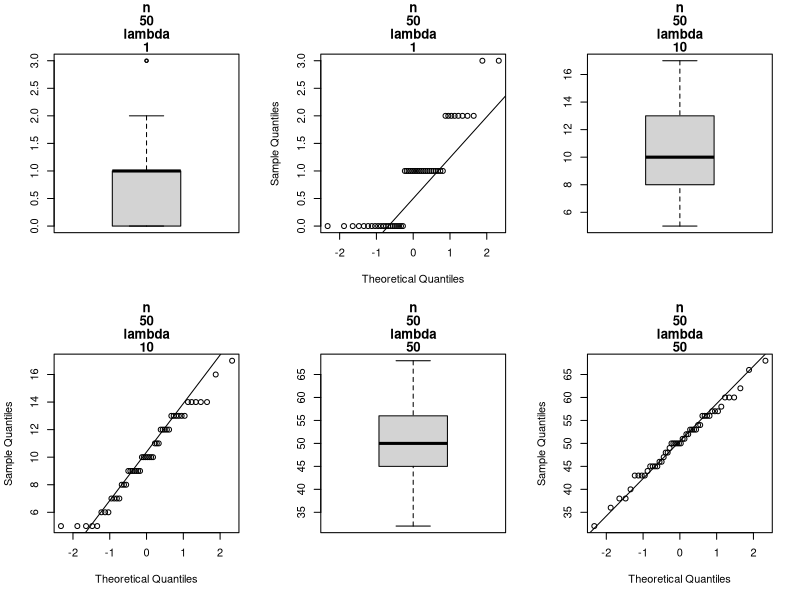
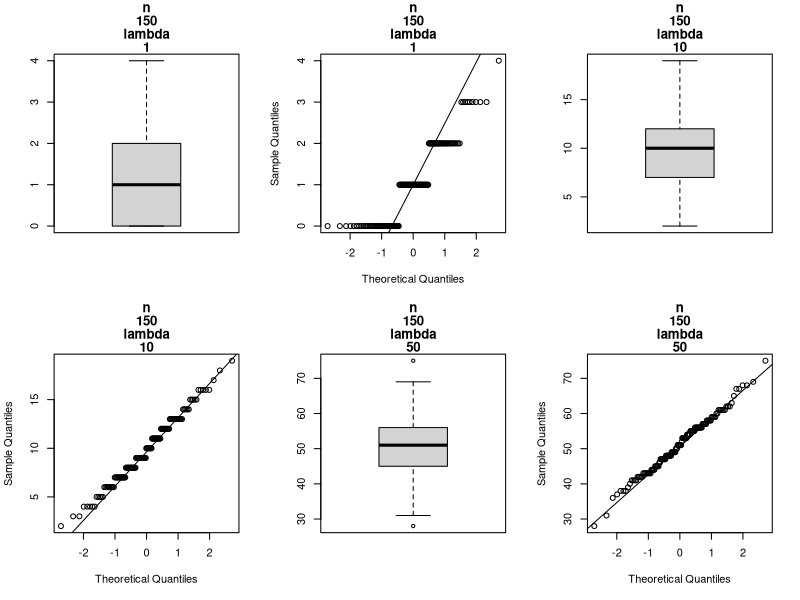
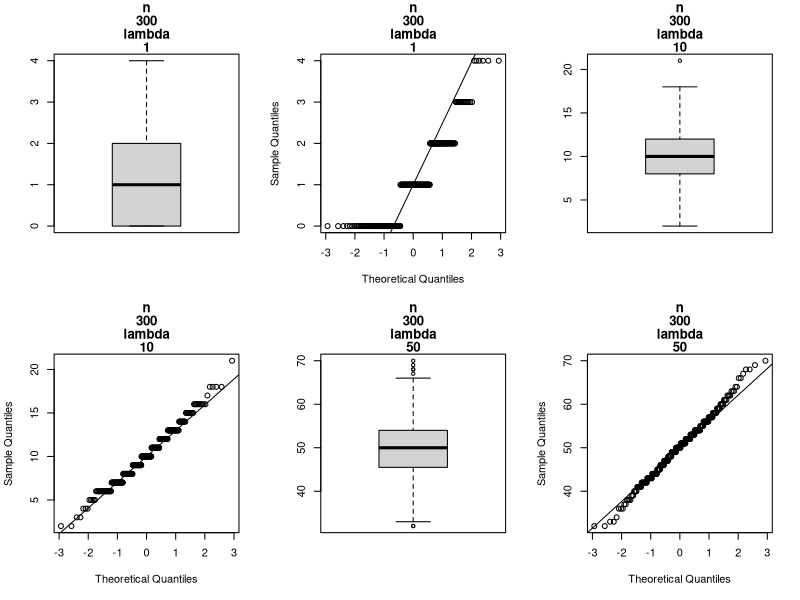
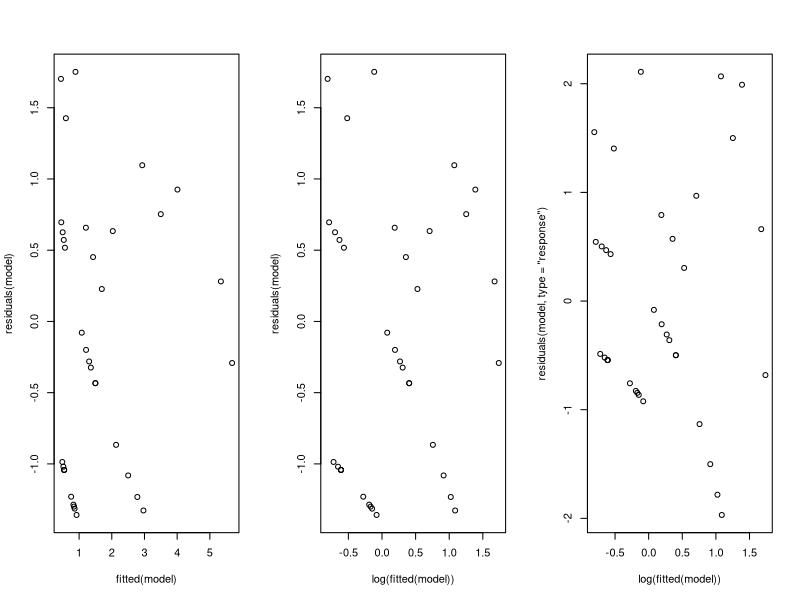
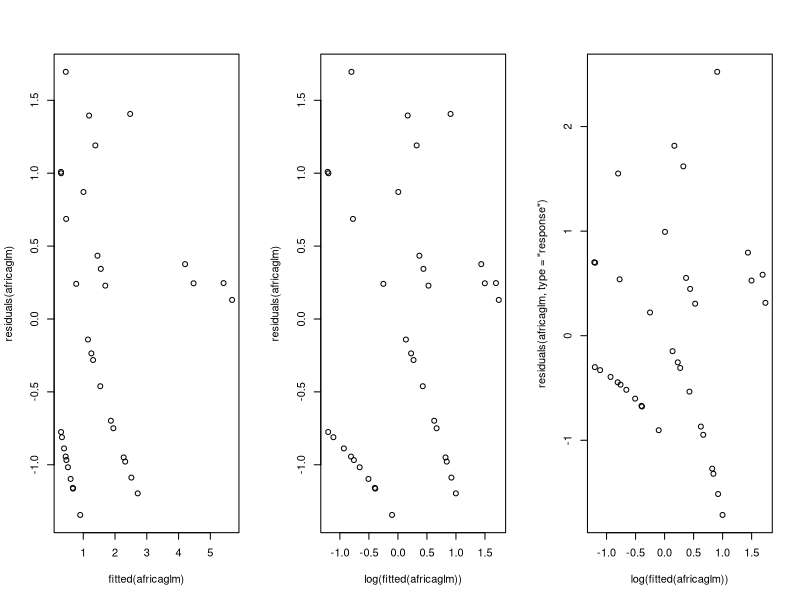

Here is the R script that generated these plots, in order:
par(mfrow=c(2,3))
data = read.table("africa.txt",header=TRUE)
attach(data)
#1

n = c(50,150,300)
lambda = c(1,10,50)
for(i in n){
  for(j in lambda){
    data_generated = rpois(i,j)
    boxplot(data_generated, main=c("n",i,"lambda",j))
    qqnorm(data_generated, main=c("n",i,"lambda",j));qqline(data_generated)
  }
}



#2
#this part is more theoretical.

#3
africaglm=glm(miltcoup~oligarchy+pollib+parties+pctvote+popn+size+numelec+numregim,family=poisson,data=data) 
summary(africaglm) 

#4
#Using step down approach each variable from the right is removed
summary(glm(miltcoup~oligarchy+pollib+parties+pctvote+popn+size+numregim,family=poisson,data=data))
summary(glm(miltcoup~oligarchy+pollib+parties+pctvote+popn+size,family=poisson,data=data))
summary(glm(miltcoup~oligarchy+pollib+parties+pctvote+popn,family=poisson,data=data))
summary(glm(miltcoup~oligarchy+pollib+parties+pctvote,family=poisson,data=data))
summary(glm(miltcoup~oligarchy+pollib+parties,family=poisson,data=data))
#Following this approach, the new model is: miltcoup = 0.251377 + 0.092622*oligarchy - 0.574103*pollib + 0.22059*parites + error
#5
par(mfrow=c(1,3))
model = glm(miltcoup~oligarchy+pollib+parties,family=poisson,data=data)
#diagonistic plots
plot(fitted(model),residuals(model))
plot(log(fitted(model)),residuals(model))
plot(log(fitted(model)),residuals(model, type="response"))
plot(fitted(africaglm), residuals(africaglm))
plot(log(fitted(africaglm)),residuals(africaglm))
plot(log(fitted(africaglm)),residuals(africaglm, type="response"))
